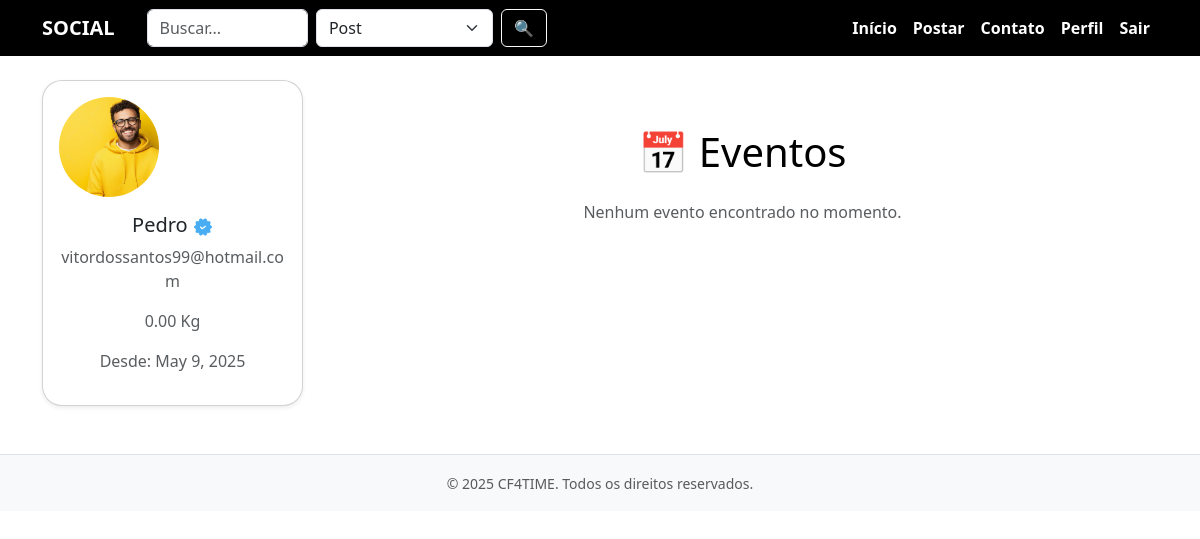
The app's page /event_list/ (signed in), older data.
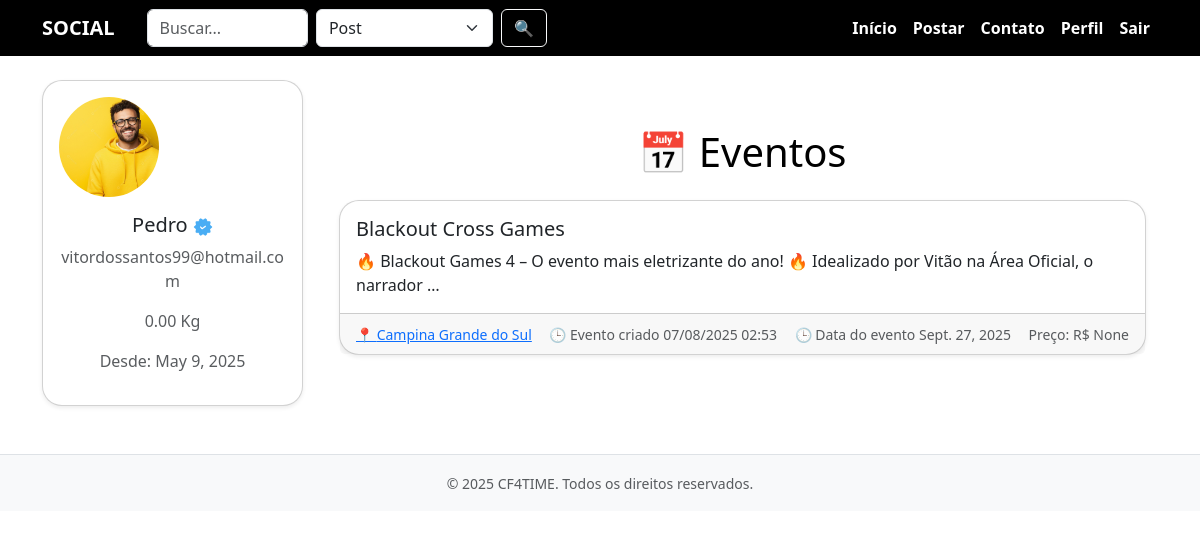
The same page, newer data.
### Event/models.py (models this page shows, shortened)
class Event(models.Model):
    author = models.ForeignKey(User, on_delete= models.CASCADE)
    local  = models.CharField (max_length=50, default= 'null')
    title =  models.CharField (max_length=50, default= 'null')
    link =  models.URLField(max_length=200, blank= True, null= True )
    text = models.CharField(max_length=200, blank=  True, null= True)
    date_initial = models.DateField( default=  timezone.now())
    date_end = models.DateField  (default= timezone.now())
    date_create= models.DateTimeField(auto_now_add= True,  null= False, blank= False)
    price =  models.FloatField(validators=[MinValueValidator(0)], null= True, blank=True)

### Event/views.py (the view)
# urls.py: path('event_list/',  EventList.as_view(),  name='event_list'),
class EventList(ListView):
    model = Event
    template_name  ='event_list.html'
    fields  = ['date_initial','date_end', 'text','link', 'title','local']

### Event/templates/event_list.html
{% extends 'base.html' %}
{% load static %}
{% block content %}
<div class="container mt-5">
    <h1 class="text-center mb-4">📅 Eventos</h1>
    {% if object_list %}
        <div class="row">
            {% for events in object_list %}
                <div class="col-md-18 col-lg-14 mb-4">
                    <div class="card h-200 shadow-sm">
                        <div class="card-body">
                            <h5 class="card-title">{{ events.title }}</h5>
                            <p class="card-text">
                                {{ events.text|truncatewords:20 }}
                            </p>
                        </div>
                        <div class="card-footer text-muted d-flex justify-content-between align-items-center">
                            <a href="{{ events.link }}">
                            <small>📍 {{ events.local }}</small></a>
                            <small>🕒 Evento criado {{ events.date_create|date:"d/m/Y H:i" }}</small>
                            <small>🕒 Data do evento {{ events.date_initial }}</small>
                            <small>Preço: {% if evento.price == 0 %}GRÁTIS{% else %}R$ {{ events.price }}{% endif %}</small>
                        </div>
                    </div>
                </div>
            {% endfor %}
        </div>
    {% else %}
        <p class="text-center text-muted">Nenhum evento encontrado no momento.</p>
    {% endif %}
</div>
{% endblock %}

Row changes from the older to the newer data that the page shows:
added Event: title "Blackout Cross Games", text "🔥 Blackout Games 4 – O evento mais eletrizante do ano! 🔥 Idealizado por Vitão na Área Oficial, o narrador …", local "Campina Grande do Sul", date_create "07/08/2025 02:53", date_initial "Sept. 27, 2025", price "None"
Text that changed along with them:
text no longer shown: "Nenhum evento encontrado no momento."
